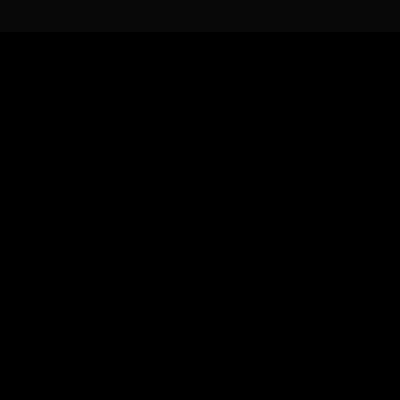

Tiled map render using the project's own tile images. Description and the map definition, with tile-layer contents summarised, below:
An orthogonal 25x25 tile map with 16x16 px tiles, 6 tile layers (Walkable, Other, Collisions, Other, ...), 4 tilesets and 1 object (teleport on push ).

<map version="1.0" orientation="orthogonal" width="25" height="25" tilewidth="16" tileheight="16">
 <tileset firstgid="1" source="../tileset/inside-terra.tsx" />
 <tileset firstgid="1025" source="../tileset/invisible.tsx" />
 <tileset firstgid="1041" source="../tileset/inside-mobilier.tsx" />
 <tileset firstgid="2065" source="../tileset/inside-decoration.tsx" />
 <layer name="Walkable" width="25" height="25">
  <data>[625 cells, 66 non-empty, 1 distinct tile ids]</data>
 </layer>
 <layer name="Other" width="25" height="25">
  <data>[625 cells, 0 non-empty, 0 distinct tile ids]</data>
 </layer>
 <layer name="Collisions" width="25" height="25">
  <data>[625 cells, 50 non-empty, 1 distinct tile ids]</data>
 </layer>
 <layer name="Other" width="25" height="25">
  <data>[625 cells, 6 non-empty, 6 distinct tile ids]</data>
 </layer>
 <layer name="WalkBehind" width="25" height="25">
  <data>[625 cells, 0 non-empty, 0 distinct tile ids]</data>
 </layer>
 <layer name="Other" width="25" height="25">
  <data>[625 cells, 0 non-empty, 0 distinct tile ids]</data>
 </layer>
 <objectgroup name="Moving" width="25" height="25">
  <object name="teleport on push" type="teleport on push " gid="1027" x="192" y="400">
   <properties>
    <property name="map" value="0.0" />
    <property name="x, y" value="15.15" />
   </properties>
  </object>
 </objectgroup>
</map>
